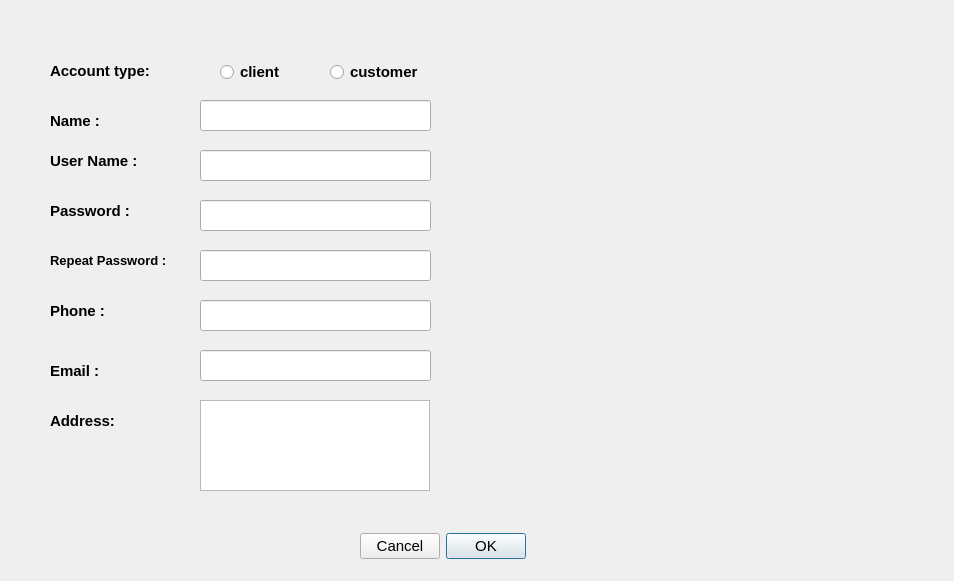
<?xml version="1.0" encoding="UTF-8"?>
<ui version="4.0">
 <class>Create_account</class>
 <widget class="QDialog" name="Create_account">
  <property name="geometry">
   <rect>
    <x>0</x>
    <y>0</y>
    <width>954</width>
    <height>581</height>
   </rect>
  </property>
  <property name="windowTitle">
   <string>Dialog</string>
  </property>
  <property name="styleSheet">
   <string notr="true">background-image: url(:/new/prefix1/creat_account.png);</string>
  </property>
  <widget class="QDialogButtonBox" name="buttonBox">
   <property name="geometry">
    <rect>
     <x>360</x>
     <y>530</y>
     <width>191</width>
     <height>32</height>
    </rect>
   </property>
   <property name="font">
    <font>
     <pointsize>11</pointsize>
    </font>
   </property>
   <property name="layoutDirection">
    <enum>Qt::RightToLeft</enum>
   </property>
   <property name="styleSheet">
    <string notr="true">background-image: url();
</string>
   </property>
   <property name="orientation">
    <enum>Qt::Horizontal</enum>
   </property>
   <property name="standardButtons">
    <set>QDialogButtonBox::Cancel|QDialogButtonBox::Ok</set>
   </property>
  </widget>
  <widget class="QLabel" name="label_2">
   <property name="geometry">
    <rect>
     <x>50</x>
     <y>100</y>
     <width>71</width>
     <height>41</height>
    </rect>
   </property>
   <property name="font">
    <font>
     <family>Segoe UI</family>
     <pointsize>11</pointsize>
     <bold>true</bold>
    </font>
   </property>
   <property name="styleSheet">
    <string notr="true">background-image: url();
background-color: rgb();</string>
   </property>
   <property name="text">
    <string>Name :</string>
   </property>
  </widget>
  <widget class="QLabel" name="label_3">
   <property name="geometry">
    <rect>
     <x>50</x>
     <y>140</y>
     <width>111</width>
     <height>41</height>
    </rect>
   </property>
   <property name="font">
    <font>
     <family>Segoe UI</family>
     <pointsize>11</pointsize>
     <bold>true</bold>
    </font>
   </property>
   <property name="styleSheet">
    <string notr="true">background-image: url();
background-color: rgb();</string>
   </property>
   <property name="text">
    <string>User Name :</string>
   </property>
  </widget>
  <widget class="QLabel" name="label_4">
   <property name="geometry">
    <rect>
     <x>50</x>
     <y>190</y>
     <width>101</width>
     <height>41</height>
    </rect>
   </property>
   <property name="font">
    <font>
     <family>Segoe UI</family>
     <pointsize>11</pointsize>
     <bold>true</bold>
    </font>
   </property>
   <property name="styleSheet">
    <string notr="true">background-image: url();
background-color: rgb();</string>
   </property>
   <property name="text">
    <string>Password :</string>
   </property>
  </widget>
  <widget class="QLabel" name="label_5">
   <property name="geometry">
    <rect>
     <x>50</x>
     <y>240</y>
     <width>192</width>
     <height>41</height>
    </rect>
   </property>
   <property name="font">
    <font>
     <family>Segoe UI</family>
     <pointsize>10</pointsize>
     <bold>true</bold>
    </font>
   </property>
   <property name="styleSheet">
    <string notr="true">background-image: url();
background-color: rgb();</string>
   </property>
   <property name="text">
    <string>Repeat Password :</string>
   </property>
  </widget>
  <widget class="QLabel" name="label_6">
   <property name="geometry">
    <rect>
     <x>50</x>
     <y>290</y>
     <width>71</width>
     <height>41</height>
    </rect>
   </property>
   <property name="font">
    <font>
     <family>Segoe UI</family>
     <pointsize>11</pointsize>
     <bold>true</bold>
    </font>
   </property>
   <property name="styleSheet">
    <string notr="true">background-image: url();
background-color: rgb();</string>
   </property>
   <property name="text">
    <string>Phone :</string>
   </property>
  </widget>
  <widget class="QLabel" name="label_7">
   <property name="geometry">
    <rect>
     <x>50</x>
     <y>400</y>
     <width>81</width>
     <height>41</height>
    </rect>
   </property>
   <property name="font">
    <font>
     <family>Segoe UI</family>
     <pointsize>11</pointsize>
     <bold>true</bold>
    </font>
   </property>
   <property name="styleSheet">
    <string notr="true">background-image: url();
background-color: rgb();</string>
   </property>
   <property name="text">
    <string>Address:</string>
   </property>
  </widget>
  <widget class="QLineEdit" name="lineEdit_name">
   <property name="geometry">
    <rect>
     <x>200</x>
     <y>100</y>
     <width>231</width>
     <height>31</height>
    </rect>
   </property>
   <property name="font">
    <font>
     <pointsize>11</pointsize>
    </font>
   </property>
   <property name="styleSheet">
    <string notr="true">background-image: url();</string>
   </property>
  </widget>
  <widget class="QLineEdit" name="lineEdit_username">
   <property name="geometry">
    <rect>
     <x>200</x>
     <y>150</y>
     <width>231</width>
     <height>31</height>
    </rect>
   </property>
   <property name="font">
    <font>
     <pointsize>11</pointsize>
    </font>
   </property>
   <property name="styleSheet">
    <string notr="true">background-image: url();</string>
   </property>
  </widget>
  <widget class="QLineEdit" name="lineEdit_password">
   <property name="geometry">
    <rect>
     <x>200</x>
     <y>200</y>
     <width>231</width>
     <height>31</height>
    </rect>
   </property>
   <property name="font">
    <font>
     <pointsize>11</pointsize>
    </font>
   </property>
   <property name="styleSheet">
    <string notr="true">background-image: url();</string>
   </property>
  </widget>
  <widget class="QLineEdit" name="lineEdit_repeatpassword">
   <property name="geometry">
    <rect>
     <x>200</x>
     <y>250</y>
     <width>231</width>
     <height>31</height>
    </rect>
   </property>
   <property name="font">
    <font>
     <pointsize>11</pointsize>
    </font>
   </property>
   <property name="styleSheet">
    <string notr="true">background-image: url();</string>
   </property>
  </widget>
  <widget class="QLineEdit" name="lineEdit_phone">
   <property name="geometry">
    <rect>
     <x>200</x>
     <y>300</y>
     <width>231</width>
     <height>31</height>
    </rect>
   </property>
   <property name="font">
    <font>
     <pointsize>11</pointsize>
    </font>
   </property>
   <property name="styleSheet">
    <string notr="true">background-image: url();</string>
   </property>
  </widget>
  <widget class="QTextEdit" name="textEdit_address">
   <property name="geometry">
    <rect>
     <x>200</x>
     <y>400</y>
     <width>230</width>
     <height>91</height>
    </rect>
   </property>
   <property name="font">
    <font>
     <pointsize>11</pointsize>
    </font>
   </property>
   <property name="styleSheet">
    <string notr="true">background-image: url();</string>
   </property>
  </widget>
  <widget class="QRadioButton" name="radioButton_clinet">
   <property name="geometry">
    <rect>
     <x>220</x>
     <y>60</y>
     <width>110</width>
     <height>24</height>
    </rect>
   </property>
   <property name="font">
    <font>
     <pointsize>11</pointsize>
     <bold>true</bold>
    </font>
   </property>
   <property name="text">
    <string>client</string>
   </property>
  </widget>
  <widget class="QRadioButton" name="radioButton_customer">
   <property name="geometry">
    <rect>
     <x>330</x>
     <y>60</y>
     <width>110</width>
     <height>24</height>
    </rect>
   </property>
   <property name="font">
    <font>
     <pointsize>11</pointsize>
     <bold>true</bold>
    </font>
   </property>
   <property name="text">
    <string>customer</string>
   </property>
  </widget>
  <widget class="QLabel" name="label_8">
   <property name="geometry">
    <rect>
     <x>50</x>
     <y>50</y>
     <width>141</width>
     <height>41</height>
    </rect>
   </property>
   <property name="font">
    <font>
     <family>Segoe UI</family>
     <pointsize>11</pointsize>
     <bold>true</bold>
    </font>
   </property>
   <property name="styleSheet">
    <string notr="true">background-image: url();
background-color: rgb();</string>
   </property>
   <property name="text">
    <string>Account type:</string>
   </property>
  </widget>
  <widget class="QLabel" name="label_9">
   <property name="geometry">
    <rect>
     <x>50</x>
     <y>350</y>
     <width>71</width>
     <height>41</height>
    </rect>
   </property>
   <property name="font">
    <font>
     <family>Segoe UI</family>
     <pointsize>11</pointsize>
     <bold>true</bold>
    </font>
   </property>
   <property name="styleSheet">
    <string notr="true">background-image: url();
background-color: rgb();</string>
   </property>
   <property name="text">
    <string>Email :</string>
   </property>
  </widget>
  <widget class="QLineEdit" name="lineEdit_Email">
   <property name="geometry">
    <rect>
     <x>200</x>
     <y>350</y>
     <width>231</width>
     <height>31</height>
    </rect>
   </property>
   <property name="font">
    <font>
     <pointsize>11</pointsize>
    </font>
   </property>
   <property name="styleSheet">
    <string notr="true">background-image: url();</string>
   </property>
  </widget>
 </widget>
 <resources/>
 <connections>
  <connection>
   <sender>buttonBox</sender>
   <signal>accepted()</signal>
   <receiver>Create_account</receiver>
   <slot>accept()</slot>
   <hints>
    <hint type="sourcelabel">
     <x>248</x>
     <y>254</y>
    </hint>
    <hint type="destinationlabel">
     <x>157</x>
     <y>274</y>
    </hint>
   </hints>
  </connection>
  <connection>
   <sender>buttonBox</sender>
   <signal>rejected()</signal>
   <receiver>Create_account</receiver>
   <slot>reject()</slot>
   <hints>
    <hint type="sourcelabel">
     <x>316</x>
     <y>260</y>
    </hint>
    <hint type="destinationlabel">
     <x>286</x>
     <y>274</y>
    </hint>
   </hints>
  </connection>
 </connections>
</ui>
